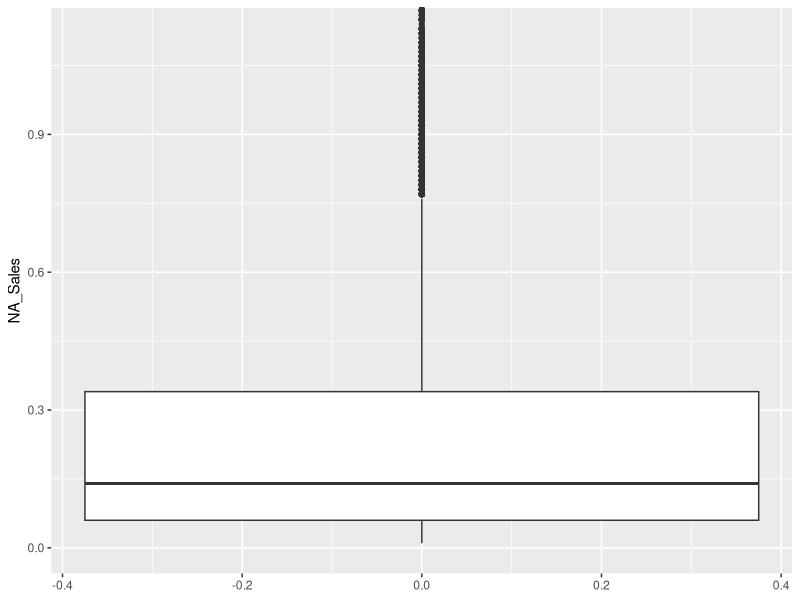
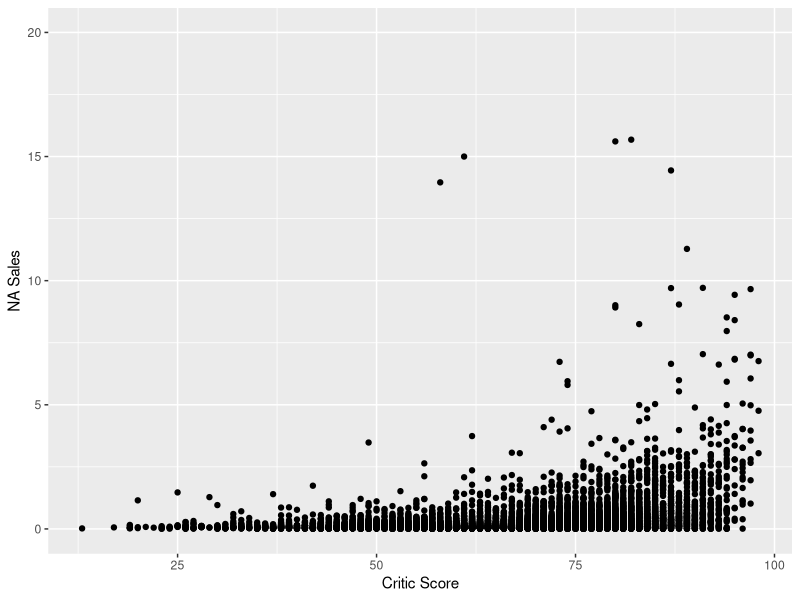

Generate these figures, in order, with R:
## ---- chunk 1
#Loading Libraries
library(tidyverse)

#Loading Dataset
vgs <- read.csv('replaced variables.csv')

#Transforming variables to appropriate data types
vgs$NA_Sales<-as.numeric(vgs$NA_Sales)
vgs$EU_Sales<-as.numeric(vgs$EU_Sales)
vgs$JP_Sales<-as.numeric(vgs$JP_Sales)
vgs$Other_Sales<-as.numeric(vgs$Other_Sales)
vgs$Platform <- as.factor(vgs$Platform)
vgs$Publisher <- as.factor(vgs$Genre)
vgs$Genre <- as.factor(vgs$Genre)
vgs$Developer <- as.factor(vgs$Developer)
vgs$Rating <- as.factor(vgs$Rating)
vgs$Year_of_Release <- as.factor(vgs$Year_of_Release)
vgs$User_Score <- as.numeric(vgs$User_Score)
vgs$Name <- as.character(vgs$Name)
vgs$User_Score <- vgs$User_Score * 10

#Replacing empty entries with NA
vgs$Rating[vgs$Rating %in% c("")]<- NA
vgs$Rating <-factor(vgs$Rating)
vgs$Developer[vgs$Developer %in% c("")]<- NA
vgs$Developer <-factor(vgs$Developer)
vgs$Genre[vgs$Genre %in% c("")]<- NA
vgs$Genre <-factor(vgs$Genre)
## ---- chunk 2
summary(vgs$NA_Sales, na.rm = TRUE) # summarize the variable NA_Sales
sd(vgs$NA_Sales, na.rm = TRUE) # find the standard deviation
IQR(vgs$NA_Sales, na.rm = TRUE) # find the IQR
nasmildthreshold = (.28*1.5) + .28 # mild threshold
nasmaxthreshold = (.28*3) + .28 # extreme threshold
ggplot(data = vgs, aes(y = NA_Sales)) + geom_boxplot() + coord_cartesian(ylim = c(0, 1.12))
## ---- chunk 3

## ---- chunk 4

## ---- chunk 5

## ---- chunk 6
ggplot(vgs, aes(Critic_Score, NA_Sales)) + geom_point() +ylab('NA Sales') + xlab('Critic Score') + ylim(0, 20)
